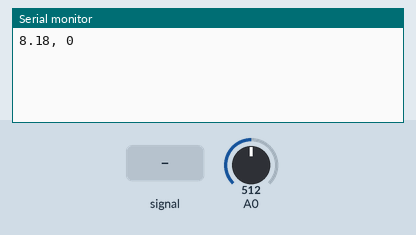
Simulated run of this sketch. Board: Arduino Uno, built with avr-gcc and run on an emulated ATmega328P. Shown: the last lines printed to the serial monitor. The test bench sets the inputs (shaded band); at power-on: A0 = 512.

Above: at 1.2 s.
1.3 s: A0 fed a 2 Hz sine of ±306 counts around its level
2.8 s: A0 set to 716
At 4.1 s:
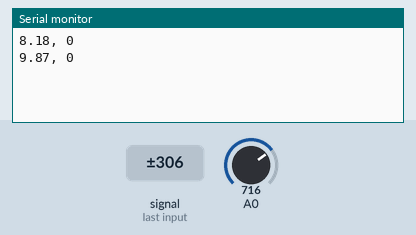
4.3 s: A0 set to 900
At 5.9 s:
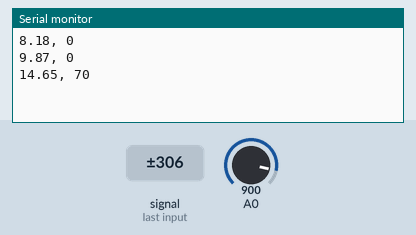
Timing chart, 0 to 7.4 s (numbered marks = the images above; inputs shaded):
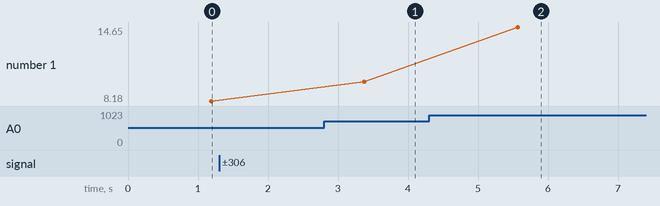

The sketch:

voltage_divider_monitoring.ino
```cpp
float lower_battery_limit = 10.8;
float upper_battery_limit = 16.8;
float battery_offset = 0.35; //please change accodingly
int discrete_battery_percent = 0;

int lowest_num = 100;
float R1 = 36400;
float R2 = 15100;
int num_samples = 10000;
int once = 0;

void setup() {
  Serial.begin(9600);

}

void loop() {


  float total_analog_value = 0;
  for (int i = 0; i < num_samples; i++) {
    total_analog_value += analogRead(A0);

  }
  float analog_value = (total_analog_value / num_samples) ;
  // Serial.println(analog_value);
  float battery_volts_5V = ((analog_value*5)/1023);
  // Serial.println(battery_volts_5V);
  float battery_volts = (battery_volts_5V / (R2/(R1+R2))) - battery_offset;
  int battery_percent = round(((battery_volts - lower_battery_limit) * 100)/(upper_battery_limit - lower_battery_limit));


  if (90 < battery_percent && battery_percent <= 100){
    discrete_battery_percent = 100;
  }
  else if(80 < battery_percent && battery_percent <= 90){
    discrete_battery_percent = 90;
  }
  else if(70 < battery_percent && battery_percent <= 80){
    discrete_battery_percent = 80;
  }
  else if(60 < battery_percent && battery_percent <= 70){
    discrete_battery_percent = 70;
  }
  else if(50 < battery_percent && battery_percent <= 60){
    discrete_battery_percent = 60;
  }
  else if(40 < battery_percent && battery_percent <= 50){
    discrete_battery_percent = 50;
  }
  else if(30 < battery_percent && battery_percent <= 40){
    discrete_battery_percent = 40;
  }
  else if(20 < battery_percent && battery_percent <= 30){
    discrete_battery_percent = 30;
  }
  else if(10 < battery_percent && battery_percent <= 20){
    discrete_battery_percent = 20;
  }
  else if(0 < battery_percent && battery_percent <= 10){
    discrete_battery_percent = 10;
  }
  else{
    discrete_battery_percent = 0;
  }


  Serial.print(battery_volts);
  Serial.print(", ");
  Serial.println(discrete_battery_percent);


  delay(1000);
}
```

Measured:
- after the input at 2.8 s, the serial monitor: prints a new line after 0.58 s (image 1)
- after the input at 4.3 s, the serial monitor: prints a new line after 1.3 s (image 2)
- plotted number 1: 8.18 → 9.87 after the input at 2.8 s, 9.87 → 14.65 after the input at 4.3 s
